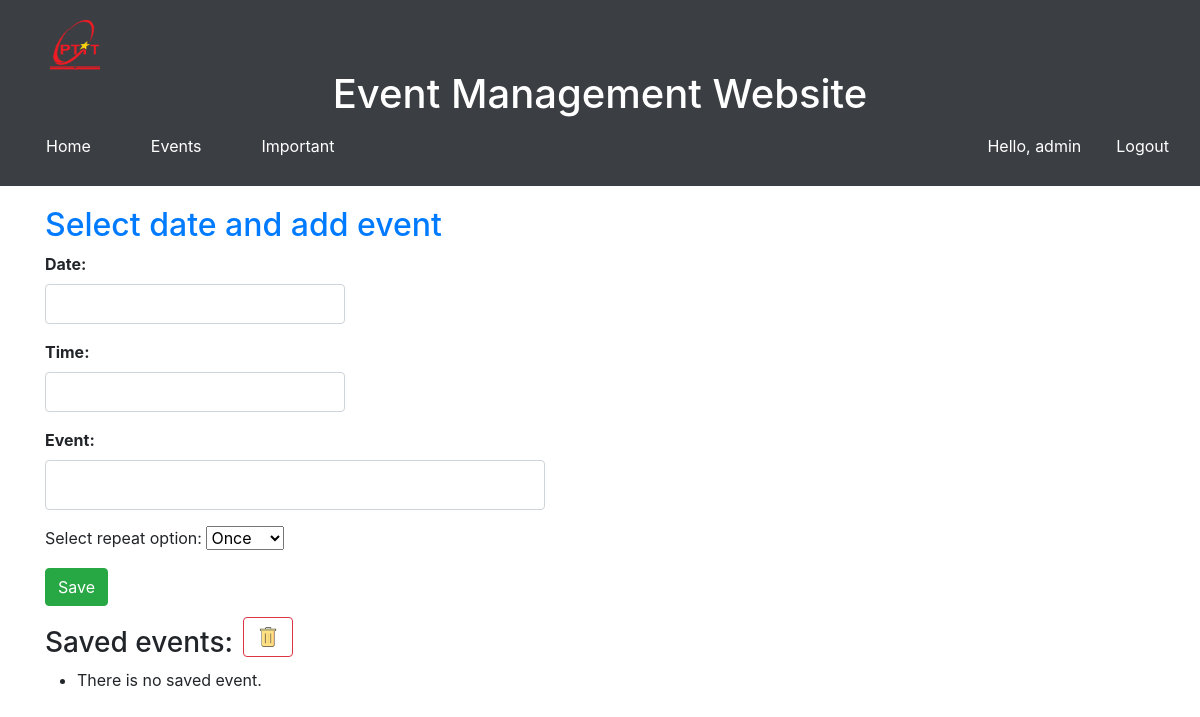
Before: /events/ (signed in) with the older database file.
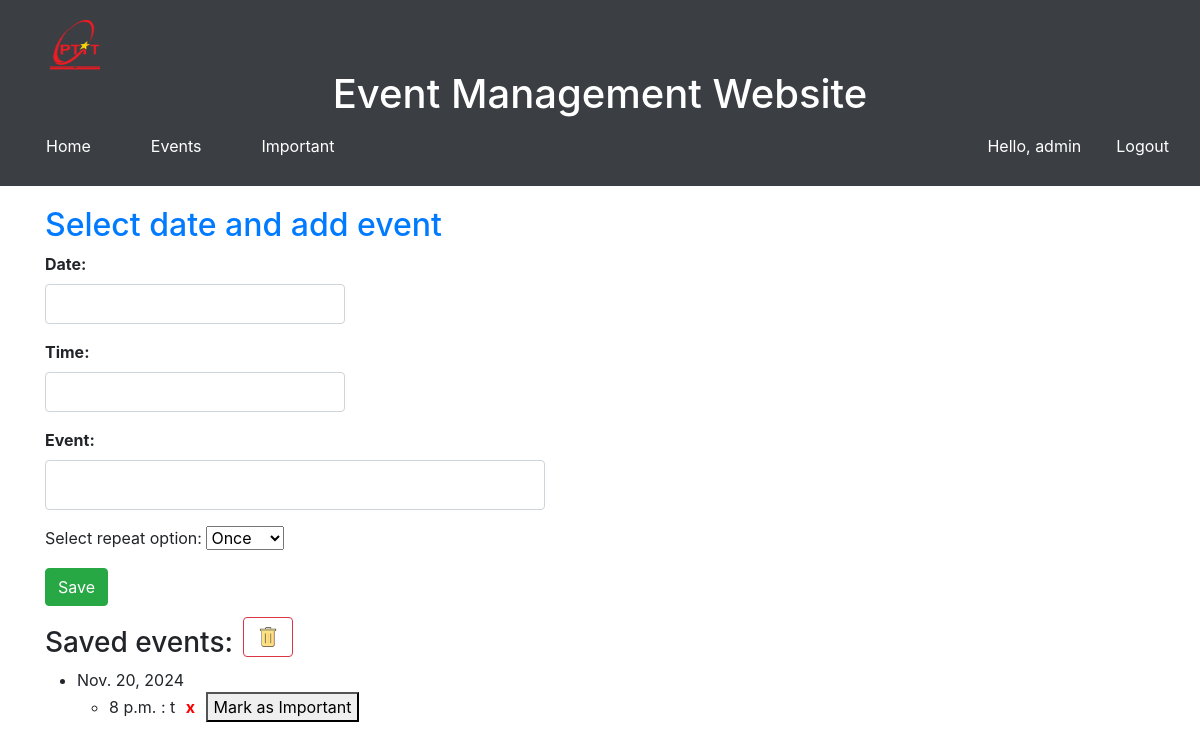
After: the same page with the newer database file.
### app/models.py (models this page shows, shortened)
class Reminder(models.Model):
    user = models.ForeignKey(User, on_delete=models.CASCADE, null=True)
    date = models.DateField()
    reminder = models.CharField(max_length=200)
    time = models.TimeField()
    important = models.BooleanField(default=False)
    repeat = models.CharField(
        max_length=20,
        choices=[('once', 'Once'), ('daily', 'Daily'), ('weekly', 'Weekly'),
                 ('monthly', 'Monthly'), ('yearly', 'Yearly')],
        default='once'
    )

### app/views.py (the view, shortened to what this page needs)
# urls.py: path('events/', views.events, name='events'),
def events(request):
    form = ReminderForm(initial={'date': timezone.now().date()})
    reminders = Reminder.objects.filter(user=request.user).order_by("date", "time")
    return render(request, 'app/events.html', {'form': form, 'reminders': reminders})

### app/forms.py
class ReminderForm(forms.ModelForm):
    class Meta:
        model = Reminder
        fields = ['date', 'reminder','time']
        widgets = {
            'date': forms.DateInput(attrs={'type': 'date'}),
            'time': forms.TimeInput(format='%H:%M', attrs={'type': 'time'}),
        }

### app/templates/app/events.html (shortened to what this page needs)
{% extends 'app/base.html' %}
{%load static%}
{% block events %}
<div class="container">
    <h2>Select date and add event</h2>
    <div class="form-group">
        <label for="datePickerInput">Date:</label>
        <input type="text" id="datePickerInput" class="form-control">
    </div>
    <div class="form-group">
        <label for="timePickerInput">Time:</label>
        <input type="text" id="timePickerInput" class="form-control">
    </div>
    <form id="reminderForm" method="POST" action="{% url 'events' %}">
        <div class="form-group">
            <label for="reminderInput">Event:</label>
            <input type="text" id="reminderInput" name="reminder" class="form-control" required>
        </div>
        <div>
            <label for="repeat">Select repeat option:</label>
            <select id="repeat" name="repeat">
              <option value="once" selected>Once</option>
            </select>
        </div>
        <button type="submit" class="btn btn-success">Save</button>
    </form>
    <div style="display: flex; align-items: center;">
        <h3 style="margin-right: 10px;">Saved events:</h3>
        <img id="deleteAllBtn" class="btn btn-danger" src="{% static 'images/deleteall.png' %}" alt="Delete All Events" style="width:50px; height:40px;background-color: transparent;" />
    </div>
{% if reminders %}
    <ul id="reminderList">
        {% for reminder in reminders %}
            {% if forloop.first or reminder.date != previous_date %}
                <li>{{ reminder.date }}
                    <ul>
            {% endif %}
                    <li>{{ reminder.time }} : {{ reminder.reminder }}
                        <button class="delete-btn" data-id="{{ reminder.id }}">x</button>
                        <button class="important-btn" data-id="{{ reminder.id }}">Mark as Important</button>
                    </li>
            {% if forloop.last %}</ul></li>{% endif %}
        {% endfor %}
    </ul>
{% else %}
    <ul id="reminderList">
        <li class="task list">There is no saved event.</li>
    </ul>
{% endif %}
</div>
{% endblock events %}

Changed rows visible on the page:
added Reminder: date "Nov. 20, 2024", time "8 p.m.", reminder "t"
Other visible differences:
text no longer shown: "There is no saved event."
